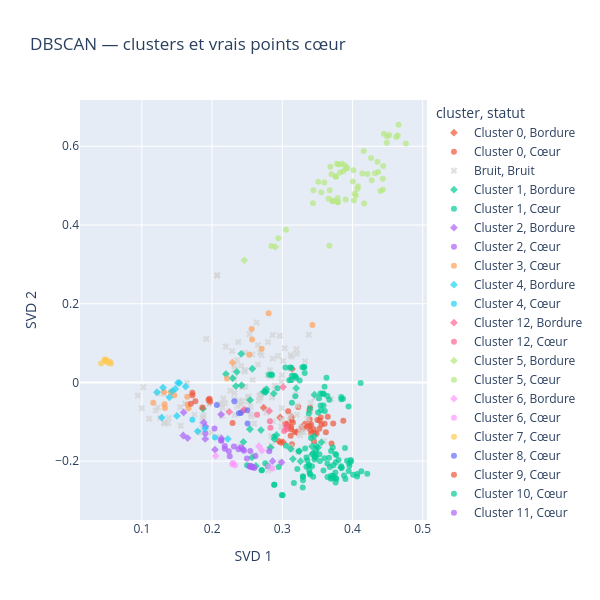

Notebook code for this chart:
### Code cell
coeurs = np.zeros(len(labels), dtype=bool)
coeurs[dbscan_candidat.core_sample_indices_] = True

visualisation["statut"] = np.where(
    labels == -1,
    "Bruit",
    np.where(coeurs, "Cœur", "Bordure")
)

fig = px.scatter(
    visualisation,
    x="SVD 1",
    y="SVD 2",
    color="cluster",
    symbol="statut",
    symbol_map={"Cœur": "circle", "Bordure": "diamond", "Bruit": "x"},
    color_discrete_map={"Bruit": "lightgray"},
    hover_data=["id", "statut"],
    opacity=0.7,
    title="DBSCAN — clusters et vrais points cœur",
    height=600,
    width=600
)

fig.show()

### Figure 1 — Plotly figure (JSON) as saved in the notebook; plotly's stock layout.template omitted (floating-point values rounded to 4 significant figures; data arrays with more than 128 entries replaced by an {"elided": "..."} marker saying what was removed)
{"data": [{"customdata": [[1, "Bordure"], [3, "Bordure"], [82, "Bordure"], [106, "Bordure"], [117, "Bordure"], [196, "Bordure"], [263, "Bordure"], [264, "Bordure"], [365, "Bordure"], [378, "Bordure"], [477, "Bordure"], [494, "Bordure"], [495, "Bordure"]], "hovertemplate": "cluster=Cluster 0<br>statut=%{customdata[1]}<br>SVD 1=%{x}<br>SVD 2=%{y}<br>id=%{customdata[0]}<extra></extra>", "legendgroup": "Cluster 0, Bordure", "marker": {"color": "#EF553B", "opacity": 0.7, "symbol": "diamond"}, "mode": "markers", "name": "Cluster 0, Bordure", "orientation": "v", "showlegend": true, "type": "scatter", "x": [0.297, 0.3067, 0.2952, 0.3076, 0.3301, 0.3403, 0.3013, 0.2735, 0.314, 0.2982, 0.3207, 0.3281, 0.3133], "xaxis": "x", "y": [-0.08913, -0.1062, -0.1501, -0.1109, -0.1167, -0.1218, -0.1518, -0.06439, 0.03433, -0.1524, -0.1264, -0.1132, -0.08766], "yaxis": "y"}, {"customdata": [[18, "Cœur"], [19, "Cœur"], [20, "Cœur"], [21, "Cœur"], [22, "Cœur"], [23, "Cœur"], [24, "Cœur"], [25, "Cœur"], [60, "Cœur"], [61, "Cœur"], [105, "Cœur"], [171, "Cœur"], [172, "Cœur"], [173, "Cœur"], [174, "Cœur"], [175, "Cœur"], [176, "Cœur"], [245, "Cœur"], [277, "Cœur"], [340, "Cœur"], [341, "Cœur"], [348, "Cœur"], [359, "Cœur"], [360, "Cœur"], [413, "Cœur"], [440, "Cœur"], [441, "Cœur"], [442, "Cœur"], [443, "Cœur"], [446, "Cœur"], [487, "Cœur"], [488, "Cœur"], [496, "Cœur"], [497, "Cœur"]], "hovertemplate": "cluster=Cluster 0<br>statut=%{customdata[1]}<br>SVD 1=%{x}<br>SVD 2=%{y}<br>id=%{customdata[0]}<extra></extra>", "legendgroup": "Cluster 0, Cœur", "marker": {"color": "#EF553B", "opacity": 0.7, "symbol": "circle"}, "mode": "markers", "name": "Cluster 0, Cœur", "orientation": "v", "showlegend": true, "type": "scatter", "x": [0.3702, 0.3038, 0.353, 0.3547, 0.3389, 0.3389, 0.3557, 0.3451, 0.3227, 0.3125, 0.3137, 0.362, 0.3869, 0.3151, 0.3362, 0.3463, 0.3119, 0.3396, 0.3488, 0.3647, 0.3529, 0.3388, 0.341, 0.35, 0.3084, 0.3178, 0.3327, 0.3123, 0.313, 0.3412, 0.3725, 0.3274, 0.3443, 0.3603], "xaxis": "x", "y": [-0.1551, -0.1048, -0.09707, -0.08893, -0.09351, -0.1104, -0.107, -0.1494, -0.06261, -0.1142, -0.1573, -0.1267, -0.09776, -0.1021, -0.1127, -0.1278, -0.1353, -0.06402, -0.1302, -0.08743, -0.1176, -0.07061, -0.1061, -0.09544, -0.0731, -0.1261, -0.1048, -0.1188, -0.09535, -0.1297, -0.1046, -0.1197, -0.1184, -0.1053], "yaxis": "y"}, {"customdata": {"elided": "133x2 mixed values"}, "hovertemplate": "cluster=Bruit<br>statut=%{customdata[1]}<br>SVD 1=%{x}<br>SVD 2=%{y}<br>id=%{customdata[0]}<extra></extra>", "legendgroup": "Bruit, Bruit", "marker": {"color": "lightgray", "opacity": 0.7, "symbol": "x"}, "mode": "markers", "name": "Bruit, Bruit", "orientation": "v", "showlegend": true, "type": "scatter", "x": {"elided": "133 float values"}, "xaxis": "x", "y": {"elided": "133 float values"}, "yaxis": "y"}, {"customdata": [[12, "Bordure"], [27, "Bordure"], [28, "Bordure"], [30, "Bordure"], [43, "Bordure"], [44, "Bordure"], [46, "Bordure"], [52, "Bordure"], [70, "Bordure"], [86, "Bordure"], [100, "Bordure"], [147, "Bordure"], [157, "Bordure"], [163, "Bordure"], [190, "Bordure"], [191, "Bordure"], [192, "Bordure"], [193, "Bordure"], [194, "Bordure"], [199, "Bordure"], [208, "Bordure"], [229, "Bordure"], [259, "Bordure"], [278, "Bordure"], [287, "Bordure"], [304, "Bordure"], [307, "Bordure"], [313, "Bordure"], [314, "Bordure"], [395, "Bordure"], [405, "Bordure"], [408, "Bordure"], [409, "Bordure"], [452, "Bordure"], [465, "Bordure"], [466, "Bordure"], [469, "Bordure"]], "hovertemplate": "cluster=Cluster 1<br>statut=%{customdata[1]}<br>SVD 1=%{x}<br>SVD 2=%{y}<br>id=%{customdata[0]}<extra></extra>", "legendgroup": "Cluster 1, Bordure", "marker": {"color": "#00cc96", "opacity": 0.7, "symbol": "diamond"}, "mode": "markers", "name": "Cluster 1, Bordure", "orientation": "v", "showlegend": true, "type": "scatter", "x": [0.312, 0.2755, 0.2734, 0.3198, 0.324, 0.2834, 0.3437, 0.3426, 0.2697, 0.2624, 0.3485, 0.3424, 0.3259, 0.2542, 0.2878, 0.2415, 0.2292, 0.2775, 0.2339, 0.2572, 0.3836, 0.3458, 0.3453, 0.187, 0.3556, 0.2446, 0.2353, 0.2197, 0.242, 0.3511, 0.2568, 0.2888, 0.3475, 0.2767, 0.2538, 0.2918, 0.3152], "xaxis": "x", "y": [-0.1691, -0.02363, -0.02355, -0.01457, -0.1744, -0.1656, -0.1799, -0.1831, -0.1212, -0.2124, -0.1621, -0.1627, -0.2004, -0.04491, -0.02842, 0.07262, 0.0108, -0.01744, -0.009343, 0.03473, -0.2167, -0.03126, -0.1372, -0.06691, -0.1523, -0.1513, 0.02658, 0.02111, -0.00727, -0.1656, -0.1907, -0.1443, -0.189, -0.02456, -0.119, -0.1337, -0.1947], "yaxis": "y"}, {"customdata": {"elided": "100x2 mixed values"}, "hovertemplate": "cluster=Cluster 1<br>statut=%{customdata[1]}<br>SVD 1=%{x}<br>SVD 2=%{y}<br>id=%{customdata[0]}<extra></extra>", "legendgroup": "Cluster 1, Cœur", "marker": {"color": "#00cc96", "opacity": 0.7, "symbol": "circle"}, "mode": "markers", "name": "Cluster 1, Cœur", "orientation": "v", "showlegend": true, "type": "scatter", "x": [0.3769, 0.369, 0.3839, 0.4069, 0.3601, 0.3953, 0.3169, 0.4116, 0.284, 0.3729, 0.3295, 0.2708, 0.3719, 0.3423, 0.3756, 0.2793, 0.3112, 0.3044, 0.3313, 0.3878, 0.3544, 0.3591, 0.4009, 0.2993, 0.3343, 0.3695, 0.3695, 0.3678, 0.3713, 0.3099, 0.3479, 0.3528, 0.3137, 0.2706, 0.3535, 0.4065, 0.338, 0.3165, 0.3801, 0.3975, 0.3946, 0.3587, 0.3665, 0.3769, 0.3899, 0.3326, 0.339, 0.3293, 0.2886, 0.3005, 0.3384, 0.2758, 0.3129, 0.376, 0.3602, 0.3476, 0.3756, 0.3644, 0.3052, 0.341, 0.3247, 0.2886, 0.3978, 0.3922, 0.4126, 0.3846, 0.421, 0.3576, 0.2793, 0.2499, 0.3727, 0.3378, 0.3345, 0.3292, 0.3357, 0.3397, 0.3296, 0.3128, 0.3311, 0.3285, 0.3458, 0.344, 0.295, 0.3234, 0.2885, 0.3759, 0.3893, 0.2931, 0.3642, 0.3137, 0.3185, 0.3465, 0.2811, 0.2855, 0.3198, 0.376, 0.3957, 0.3214, 0.3319, 0.3629], "xaxis": "x", "y": [-0.2457, -0.2449, -0.213, -0.2327, -0.1925, -0.2055, 0.01687, -0.001212, 0.01978, -0.2104, -0.2486, -0.2233, -0.1653, -0.2133, -0.229, -0.2125, 0.03809, 0.03762, 0.03901, -0.2367, -0.028, -0.02932, -0.2346, -0.286, -0.2143, -0.1745, -0.2372, -0.2149, -0.2432, 0.005292, -0.1718, -0.1828, -0.05197, -0.2231, -0.1997, -0.2389, -0.2102, -0.2557, -0.1971, -0.1975, -0.2249, -0.2239, -0.1912, -0.1846, -0.2452, -0.1682, -0.2309, -0.2388, -0.2598, -0.2868, -0.223, -0.2053, 0.006288, -0.2543, -0.0111, -0.1816, -0.1817, -0.2407, -0.1609, -0.1414, 0.005003, -0.2598, -0.2011, -0.1992, -0.2257, -0.2178, -0.2322, -0.02815, -0.2125, -0.2107, -0.2372, -0.2104, -0.1906, -0.2673, -0.1986, -0.234, -0.239, 0.03693, 0.0386, 0.03829, -0.1962, -0.2396, -0.2152, -0.1753, -0.138, -0.2424, -0.1664, -0.01488, -0.2064, 0.01683, 0.01569, -0.1903, 0.01973, 0.01865, 0.01131, -0.203, -0.2118, -0.2199, 0.0241, 0.01178], "yaxis": "y"}, {"customdata": [[42, "Bordure"], [54, "Bordure"], [55, "Bordure"], [83, "Bordure"], [93, "Bordure"], [130, "Bordure"], [131, "Bordure"], [133, "Bordure"], [421, "Bordure"], [431, "Bordure"], [472, "Bordure"]], "hovertemplate": "cluster=Cluster 2<br>statut=%{customdata[1]}<br>SVD 1=%{x}<br>SVD 2=%{y}<br>id=%{customdata[0]}<extra></extra>", "legendgroup": "Cluster 2, Bordure", "marker": {"color": "#ab63fa", "opacity": 0.7, "symbol": "diamond"}, "mode": "markers", "name": "Cluster 2, Bordure", "orientation": "v", "showlegend": true, "type": "scatter", "x": [0.1651, 0.2128, 0.299, 0.2041, 0.2131, 0.1906, 0.1902, 0.1594, 0.1589, 0.188, 0.2861], "xaxis": "x", "y": [-0.1416, -0.08137, -0.2032, -0.1709, -0.1419, -0.112, -0.1436, -0.07621, -0.1349, -0.1016, -0.2002], "yaxis": "y"}, {"customdata": [[7, "Cœur"], [31, "Cœur"], [84, "Cœur"], [94, "Cœur"], [104, "Cœur"], [354, "Cœur"], [368, "Cœur"], [389, "Cœur"], [393, "Cœur"], [394, "Cœur"], [403, "Cœur"], [430, "Cœur"], [436, "Cœur"], [437, "Cœur"], [456, "Cœur"], [464, "Cœur"], [486, "Cœur"]], "hovertemplate": "cluster=Cluster 2<br>statut=%{customdata[1]}<br>SVD 1=%{x}<br>SVD 2=%{y}<br>id=%{customdata[0]}<extra></extra>", "legendgroup": "Cluster 2, Cœur", "marker": {"color": "#ab63fa", "opacity": 0.7, "symbol": "circle"}, "mode": "markers", "name": "Cluster 2, Cœur", "orientation": "v", "showlegend": true, "type": "scatter", "x": [0.2815, 0.2377, 0.2238, 0.1905, 0.2412, 0.2618, 0.2454, 0.2496, 0.218, 0.2251, 0.2603, 0.2034, 0.231, 0.244, 0.213, 0.2543, 0.2131], "xaxis": "x", "y": [-0.1747, -0.1698, -0.1751, -0.1289, -0.1648, -0.1871, -0.174, -0.1933, -0.1617, -0.1875, -0.2178, -0.1171, -0.1631, -0.1696, -0.1471, -0.1746, -0.1486], "yaxis": "y"}, {"customdata": [[8, "Cœur"], [219, "Cœur"], [220, "Cœur"], [240, "Cœur"], [254, "Cœur"], [255, "Cœur"], [261, "Cœur"], [262, "Cœur"], [291, "Cœur"]], "hovertemplate": "cluster=Cluster 3<br>statut=%{customdata[1]}<br>SVD 1=%{x}<br>SVD 2=%{y}<br>id=%{customdata[0]}<extra></extra>", "legendgroup": "Cluster 3, Cœur", "marker": {"color": "#FFA15A", "opacity": 0.7, "symbol": "circle"}, "mode": "markers", "name": "Cluster 3, Cœur", "orientation": "v", "showlegend": true, "type": "scatter", "x": [0.1413, 0.1161, 0.1323, 0.1652, 0.1665, 0.1328, 0.1646, 0.1462, 0.1314], "xaxis": "x", "y": [-0.02486, -0.05153, -0.05583, -0.05652, -0.06551, -0.06488, -0.0363, -0.03284, -0.0241], "yaxis": "y"}, {"customdata": [[13, "Bordure"], [17, "Bordure"], [74, "Bordure"], [149, "Bordure"], [344, "Bordure"], [425, "Bordure"], [449, "Bordure"]], "hovertemplate": "cluster=Cluster 4<br>statut=%{customdata[1]}<br>SVD 1=%{x}<br>SVD 2=%{y}<br>id=%{customdata[0]}<extra></extra>", "legendgroup": "Cluster 4, Bordure", "marker": {"color": "#19d3f3", "opacity": 0.7, "symbol": "diamond"}, "mode": "markers", "name": "Cluster 4, Bordure", "orientation": "v", "showlegend": true, "type": "scatter", "x": [0.2224, 0.1794, 0.1623, 0.1498, 0.1283, 0.19, 0.1536], "xaxis": "x", "y": [-0.1436, -0.1244, -0.0106, -0.08519, -0.0893, -0.1173, -0.001441], "yaxis": "y"}, {"customdata": [[135, "Cœur"], [479, "Cœur"]], "hovertemplate": "cluster=Cluster 4<br>statut=%{customdata[1]}<br>SVD 1=%{x}<br>SVD 2=%{y}<br>id=%{customdata[0]}<extra></extra>", "legendgroup": "Cluster 4, Cœur", "marker": {"color": "#19d3f3", "opacity": 0.7, "symbol": "circle"}, "mode": "markers", "name": "Cluster 4, Cœur", "orientation": "v", "showlegend": true, "type": "scatter", "x": [0.2041, 0.1719], "xaxis": "x", "y": [-0.1399, -0.09475], "yaxis": "y"}, {"customdata": [[14, "Bordure"], [279, "Bordure"], [321, "Bordure"], [374, "Bordure"], [459, "Bordure"]], "hovertemplate": "cluster=Cluster 12<br>statut=%{customdata[1]}<br>SVD 1=%{x}<br>SVD 2=%{y}<br>id=%{customdata[0]}<extra></extra>", "legendgroup": "Cluster 12, Bordure", "marker": {"color": "#FF6692", "opacity": 0.7, "symbol": "diamond"}, "mode": "markers", "name": "Cluster 12, Bordure", "orientation": "v", "showlegend": true, "type": "scatter", "x": [0.2463, 0.3011, 0.2815, 0.2434, 0.2244], "xaxis": "x", "y": [-0.06911, -0.01183, -0.07242, -0.07322, -0.07483], "yaxis": "y"}, {"customdata": [[160, "Cœur"], [161, "Cœur"], [166, "Cœur"], [309, "Cœur"], [460, "Cœur"], [461, "Cœur"]], "hovertemplate": "cluster=Cluster 12<br>statut=%{customdata[1]}<br>SVD 1=%{x}<br>SVD 2=%{y}<br>id=%{customdata[0]}<extra></extra>", "legendgroup": "Cluster 12, Cœur", "marker": {"color": "#FF6692", "opacity": 0.7, "symbol": "circle"}, "mode": "markers", "name": "Cluster 12, Cœur", "orientation": "v", "showlegend": true, "type": "scatter", "x": [0.2831, 0.3061, 0.3025, 0.3054, 0.2823, 0.2641], "xaxis": "x", "y": [-0.1153, -0.1184, -0.1233, -0.1093, -0.09894, -0.08202], "yaxis": "y"}, {"customdata": [[152, "Bordure"], [377, "Bordure"]], "hovertemplate": "cluster=Cluster 5<br>statut=%{customdata[1]}<br>SVD 1=%{x}<br>SVD 2=%{y}<br>id=%{customdata[0]}<extra></extra>", "legendgroup": "Cluster 5, Bordure", "marker": {"color": "#B6E880", "opacity": 0.7, "symbol": "diamond"}, "mode": "markers", "name": "Cluster 5, Bordure", "orientation": "v", "showlegend": true, "type": "scatter", "x": [0.2901, 0.2459], "xaxis": "x", "y": [0.3442, 0.3103], "yaxis": "y"}, {"customdata": [[26, "Cœur"], [36, "Cœur"], [41, "Cœur"], [56, "Cœur"], [58, "Cœur"], [63, "Cœur"], [64, "Cœur"], [65, "Cœur"], [68, "Cœur"], [71, "Cœur"], [72, "Cœur"], [73, "Cœur"], [95, "Cœur"], [98, "Cœur"], [102, "Cœur"], [103, "Cœur"], [116, "Cœur"], [122, "Cœur"], [124, "Cœur"], [138, "Cœur"], [139, "Cœur"], [144, "Cœur"], [151, "Cœur"], [167, "Cœur"], [169, "Cœur"], [170, "Cœur"], [177, "Cœur"], [178, "Cœur"], [185, "Cœur"], [237, "Cœur"], [239, "Cœur"], [276, "Cœur"], [288, "Cœur"], [289, "Cœur"], [315, "Cœur"], [322, "Cœur"], [333, "Cœur"], [334, "Cœur"], [335, "Cœur"], [336, "Cœur"], [347, "Cœur"], [366, "Cœur"], [372, "Cœur"], [373, "Cœur"], [397, "Cœur"], [423, "Cœur"], [432, "Cœur"], [433, "Cœur"], [447, "Cœur"], [448, "Cœur"], [467, "Cœur"], [470, "Cœur"], [471, "Cœur"], [476, "Cœur"], [489, "Cœur"], [491, "Cœur"], [493, "Cœur"]], "hovertemplate": "cluster=Cluster 5<br>statut=%{customdata[1]}<br>SVD 1=%{x}<br>SVD 2=%{y}<br>id=%{customdata[0]}<extra></extra>", "legendgroup": "Cluster 5, Cœur", "marker": {"color": "#B6E880", "opacity": 0.7, "symbol": "circle"}, "mode": "markers", "name": "Cluster 5, Cœur", "orientation": "v", "showlegend": true, "type": "scatter", "x": [0.3762, 0.4446, 0.3599, 0.3851, 0.4047, 0.402, 0.403, 0.3788, 0.3701, 0.3443, 0.3684, 0.4432, 0.3912, 0.4494, 0.4007, 0.2845, 0.4656, 0.2943, 0.4524, 0.4623, 0.3923, 0.4165, 0.3052, 0.4397, 0.4321, 0.4079, 0.3437, 0.3659, 0.4273, 0.414, 0.3793, 0.4355, 0.3715, 0.4438, 0.4069, 0.4643, 0.3778, 0.3867, 0.4432, 0.4013, 0.4367, 0.3671, 0.3895, 0.4761, 0.3676, 0.3512, 0.3724, 0.3789, 0.3556, 0.3764, 0.4264, 0.3805, 0.3822, 0.4214, 0.3903, 0.4488, 0.416], "xaxis": "x", "y": [0.5232, 0.6316, 0.508, 0.5556, 0.4748, 0.4623, 0.4796, 0.4686, 0.5291, 0.4881, 0.5479, 0.5177, 0.5433, 0.6247, 0.5103, 0.3468, 0.6547, 0.3662, 0.6289, 0.6237, 0.5448, 0.4547, 0.388, 0.4864, 0.5315, 0.4979, 0.4553, 0.4664, 0.5138, 0.5307, 0.4587, 0.5605, 0.4601, 0.5497, 0.4917, 0.6275, 0.5559, 0.5366, 0.4898, 0.5392, 0.5345, 0.3471, 0.5513, 0.6069, 0.4882, 0.5101, 0.4615, 0.4578, 0.4832, 0.5228, 0.5705, 0.5537, 0.5334, 0.5297, 0.4651, 0.6087, 0.5883], "yaxis": "y"}, {"customdata": [[280, "Bordure"], [282, "Bordure"], [458, "Bordure"]], "hovertemplate": "cluster=Cluster 6<br>statut=%{customdata[1]}<br>SVD 1=%{x}<br>SVD 2=%{y}<br>id=%{customdata[0]}<extra></extra>", "legendgroup": "Cluster 6, Bordure", "marker": {"color": "#FF97FF", "opacity": 0.7, "symbol": "diamond"}, "mode": "markers", "name": "Cluster 6, Bordure", "orientation": "v", "showlegend": true, "type": "scatter", "x": [0.271, 0.2052, 0.2667], "xaxis": "x", "y": [-0.1729, -0.1869, -0.162], "yaxis": "y"}, {"customdata": [[35, "Cœur"], [179, "Cœur"], [204, "Cœur"], [416, "Cœur"], [473, "Cœur"]], "hovertemplate": "cluster=Cluster 6<br>statut=%{customdata[1]}<br>SVD 1=%{x}<br>SVD 2=%{y}<br>id=%{customdata[0]}<extra></extra>", "legendgroup": "Cluster 6, Cœur", "marker": {"color": "#FF97FF", "opacity": 0.7, "symbol": "circle"}, "mode": "markers", "name": "Cluster 6, Cœur", "orientation": "v", "showlegend": true, "type": "scatter", "x": [0.2297, 0.2288, 0.2854, 0.2801, 0.2327], "xaxis": "x", "y": [-0.205, -0.2081, -0.2191, -0.2133, -0.2106], "yaxis": "y"}, {"customdata": [[48, "Cœur"], [69, "Cœur"], [238, "Cœur"], [319, "Cœur"], [332, "Cœur"], [371, "Cœur"], [396, "Cœur"], [490, "Cœur"]], "hovertemplate": "cluster=Cluster 7<br>statut=%{customdata[1]}<br>SVD 1=%{x}<br>SVD 2=%{y}<br>id=%{customdata[0]}<extra></extra>", "legendgroup": "Cluster 7, Cœur", "marker": {"color": "#FECB52", "opacity": 0.7, "symbol": "circle"}, "mode": "markers", "name": "Cluster 7, Cœur", "orientation": "v", "showlegend": true, "type": "scatter", "x": [0.04689, 0.04717, 0.04864, 0.04187, 0.04917, 0.05426, 0.056, 0.05188], "xaxis": "x", "y": [0.05832, 0.05378, 0.05747, 0.04831, 0.05494, 0.05273, 0.04775, 0.04989], "yaxis": "y"}, {"customdata": [[75, "Cœur"], [77, "Cœur"], [195, "Cœur"], [226, "Cœur"], [361, "Cœur"], [418, "Cœur"]], "hovertemplate": "cluster=Cluster 8<br>statut=%{customdata[1]}<br>SVD 1=%{x}<br>SVD 2=%{y}<br>id=%{customdata[0]}<extra></extra>", "legendgroup": "Cluster 8, Cœur", "marker": {"color": "#636efa", "opacity": 0.7, "symbol": "circle"}, "mode": "markers", "name": "Cluster 8, Cœur", "orientation": "v", "showlegend": true, "type": "scatter", "x": [0.2506, 0.2408, 0.2502, 0.2317, 0.2383, 0.2067], "xaxis": "x", "y": [-0.1047, -0.07779, -0.07093, -0.04772, -0.0782, -0.05721], "yaxis": "y"}, {"customdata": [[79, "Cœur"], [80, "Cœur"], [81, "Cœur"], [148, "Cœur"], [338, "Cœur"], [339, "Cœur"], [383, "Cœur"], [385, "Cœur"], [457, "Cœur"]], "hovertemplate": "cluster=Cluster 9<br>statut=%{customdata[1]}<br>SVD 1=%{x}<br>SVD 2=%{y}<br>id=%{customdata[0]}<extra></extra>", "legendgroup": "Cluster 9, Cœur", "marker": {"color": "#EF553B", "opacity": 0.7, "symbol": "circle"}, "mode": "markers", "name": "Cluster 9, Cœur", "orientation": "v", "showlegend": true, "type": "scatter", "x": [0.1698, 0.1719, 0.1963, 0.1949, 0.1719, 0.1862, 0.197, 0.2292, 0.1761], "xaxis": "x", "y": [-0.05395, -0.02627, -0.04156, -0.04393, -0.03276, -0.06352, -0.0493, -0.1034, -0.04772], "yaxis": "y"}, {"customdata": [[87, "Cœur"], [88, "Cœur"], [89, "Cœur"], [90, "Cœur"], [200, "Cœur"], [201, "Cœur"], [202, "Cœur"], [203, "Cœur"], [260, "Cœur"], [265, "Cœur"], [266, "Cœur"], [269, "Cœur"], [270, "Cœur"], [406, "Cœur"], [407, "Cœur"]], "hovertemplate": "cluster=Cluster 10<br>statut=%{customdata[1]}<br>SVD 1=%{x}<br>SVD 2=%{y}<br>id=%{customdata[0]}<extra></extra>", "legendgroup": "Cluster 10, Cœur", "marker": {"color": "#00cc96", "opacity": 0.7, "symbol": "circle"}, "mode": "markers", "name": "Cluster 10, Cœur", "orientation": "v", "showlegend": true, "type": "scatter", "x": [0.3944, 0.3865, 0.384, 0.384, 0.3669, 0.3392, 0.3546, 0.3185, 0.3552, 0.3587, 0.3511, 0.3524, 0.3606, 0.3377, 0.3643], "xaxis": "x", "y": [-0.06121, -0.04124, -0.04253, -0.03685, -0.04423, -0.06717, -0.05852, -0.03543, -0.07088, -0.05891, -0.0768, -0.04021, -0.07292, -0.07913, -0.03463], "yaxis": "y"}, {"customdata": [[150, "Cœur"], [153, "Cœur"], [154, "Cœur"], [355, "Cœur"], [367, "Cœur"], [455, "Cœur"], [468, "Cœur"]], "hovertemplate": "cluster=Cluster 11<br>statut=%{customdata[1]}<br>SVD 1=%{x}<br>SVD 2=%{y}<br>id=%{customdata[0]}<extra></extra>", "legendgroup": "Cluster 11, Cœur", "marker": {"color": "#ab63fa", "opacity": 0.7, "symbol": "circle"}, "mode": "markers", "name": "Cluster 11, Cœur", "orientation": "v", "showlegend": true, "type": "scatter", "x": [0.218, 0.2562, 0.2571, 0.2534, 0.2542, 0.2583, 0.255], "xaxis": "x", "y": [-0.1688, -0.2145, -0.2153, -0.2132, -0.2141, -0.2147, -0.2118], "yaxis": "y"}, {"customdata": [[297, "Bordure"]], "hovertemplate": "cluster=Cluster 14<br>statut=%{customdata[1]}<br>SVD 1=%{x}<br>SVD 2=%{y}<br>id=%{customdata[0]}<extra></extra>", "legendgroup": "Cluster 14, Bordure", "marker": {"color": "#FFA15A", "opacity": 0.7, "symbol": "diamond"}, "mode": "markers", "name": "Cluster 14, Bordure", "orientation": "v", "showlegend": true, "type": "scatter", "x": [0.229], "xaxis": "x", "y": [0.05054], "yaxis": "y"}, {"customdata": [[162, "Cœur"], [296, "Cœur"], [298, "Cœur"], [310, "Cœur"], [337, "Cœur"], [345, "Cœur"], [346, "Cœur"]], "hovertemplate": "cluster=Cluster 14<br>statut=%{customdata[1]}<br>SVD 1=%{x}<br>SVD 2=%{y}<br>id=%{customdata[0]}<extra></extra>", "legendgroup": "Cluster 14, Cœur", "marker": {"color": "#FFA15A", "opacity": 0.7, "symbol": "circle"}, "mode": "markers", "name": "Cluster 14, Cœur", "orientation": "v", "showlegend": true, "type": "scatter", "x": [0.2531, 0.2805, 0.257, 0.2706, 0.3429, 0.2213, 0.2563], "xaxis": "x", "y": [0.06997, 0.1757, 0.1089, 0.0854, 0.1457, 0.01013, 0.1359], "yaxis": "y"}, {"customdata": [[221, "Bordure"], [222, "Bordure"], [241, "Bordure"], [242, "Bordure"], [243, "Bordure"], [252, "Bordure"]], "hovertemplate": "cluster=Cluster 13<br>statut=%{customdata[1]}<br>SVD 1=%{x}<br>SVD 2=%{y}<br>id=%{customdata[0]}<extra></extra>", "legendgroup": "Cluster 13, Bordure", "marker": {"color": "#19d3f3", "opacity": 0.7, "symbol": "diamond"}, "mode": "markers", "name": "Cluster 13, Bordure", "orientation": "v", "showlegend": true, "type": "scatter", "x": [0.1214, 0.1392, 0.1301, 0.1476, 0.1512, 0.1431], "xaxis": "x", "y": [-0.02486, -0.03802, -0.01303, -0.01645, -0.001134, -0.02206], "yaxis": "y"}], "layout": {"height": 600, "legend": {"title": {"text": "cluster, statut"}, "tracegroupgap": 0}, "title": {"text": "DBSCAN — clusters et vrais points cœur"}, "width": 600, "xaxis": {"anchor": "y", "domain": [0, 1], "title": {"text": "SVD 1"}}, "yaxis": {"anchor": "x", "domain": [0, 1], "title": {"text": "SVD 2"}}}}
